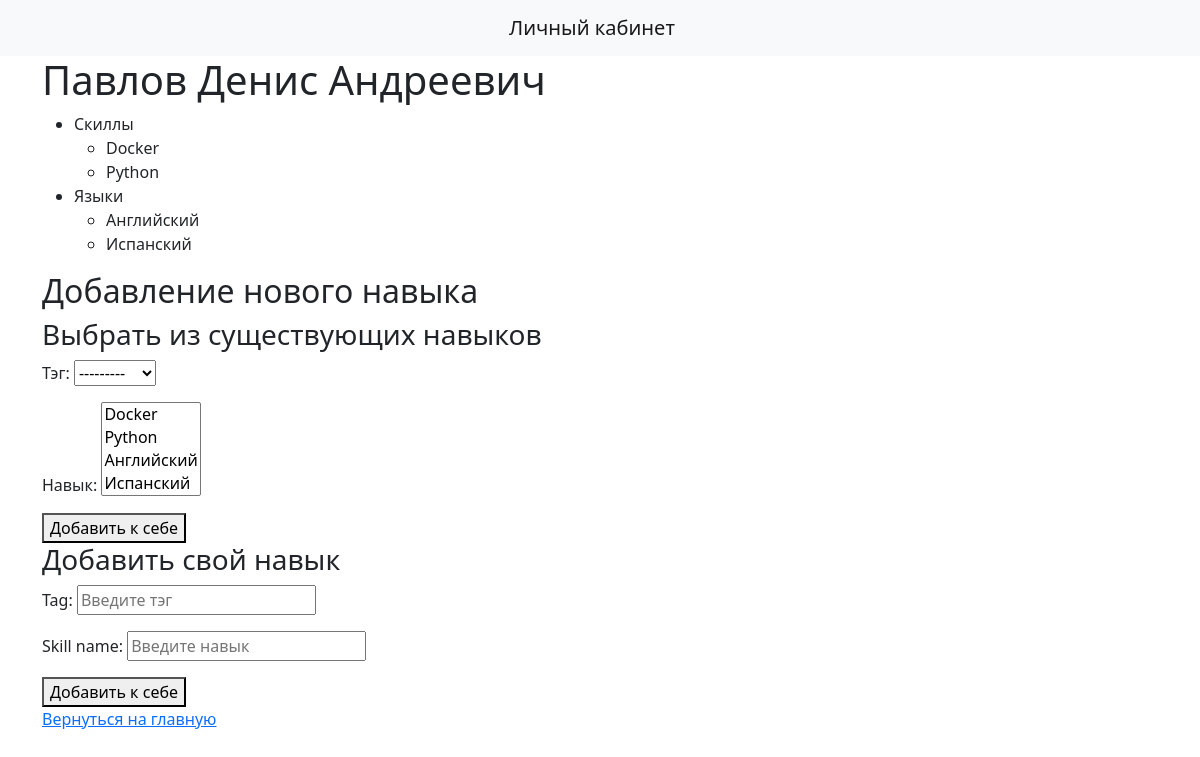
The page /addskill/ (signed in) on the database its author committed.
### account/models.py (models this page shows)
class CustomUser(AbstractUser):
    username = None
    email = models.EmailField("email address", unique=True)
    first_name = models.CharField('Имя', max_length=50)
    second_name = models.CharField('Фамилия', max_length=50)
    third_name = models.CharField('Отчество', max_length=50)
    USERNAME_FIELD = "email" # make the user log in with the email
    REQUIRED_FIELDS = []

class SkillTag(models.Model):
    tag_name = models.CharField(max_length = 50)
    def __str__ (self):
        return self.tag_name

class Skill(models.Model):
    user = models.ManyToManyField(CustomUser, related_name='related_skills', blank=False)
    tag = models.ForeignKey(SkillTag, max_length = 50, on_delete=models.CASCADE)
    skill_name = models.CharField(max_length = 50)
    def __str__ (self):
        return self.skill_name

### account/views.py (the view, shortened to what this page needs)
# urls.py: path('addskill/', add_skill, name='add_skill'),
@login_required
def add_skill(request):
    skills = Skill.objects.all()
    skill_form = SkillForm()
    customskill_form = CustomSkillForm()
    return render(request, 'account/addskill.html', {'customskill_form': customskill_form, 'skill_form': skill_form,'skills': skills,})

### account/forms.py
class CustomSkillForm(forms.ModelForm):
    class Meta:
        model = Skill
        fields = ['tag', 'skill_name']
        widgets = {
            'tag':forms.TextInput(attrs={'placeholder': 'Введите тэг'}),
            'skill_name':forms.TextInput(attrs={'placeholder': 'Введите навык'})
        }

class SkillForm(forms.Form):
    tag = forms.ModelChoiceField(queryset=SkillTag.objects.all(), to_field_name='tag_name', label='Тэг')
    skill = forms.ModelMultipleChoiceField(queryset=Skill.objects.all(), to_field_name='skill_name', label='Навык')

### templates/account/addskill.html (shortened to what this page needs)
{% extends 'base.html' %}
{% block header %}
<nav class="navbar navbar-expand-lg navbar-light bg-light">
  <div class="container d-flex justify-content-center">
    <a class="navbar-brand" href="#">Личный кабинет</a>
  </div>
</nav>
{% endblock %}
{% block content %}
{% if user.is_authenticated %}
<h1>{{request.user.second_name}} {{request.user.first_name}} {{request.user.third_name}}</h1>
{% regroup request.user.related_skills.all by tag as tag_list %}
<ul>
  {% for tag in tag_list %}
      <li>{{ tag.grouper }}
      <ul>
          {% for skill in tag.list %}
            <li>{{ skill.skill_name }}</li>
          {% endfor %}
      </ul>
      </li>
  {% endfor %}
  </ul>
<h2>Добавление нового навыка</h2>
<h3>Выбрать из существующих навыков</h3>
  <form action="{% url 'account:add_skill' %}" method="post">
    {{ skill_form.as_p }}
    <button type="submit">Добавить к себе</button>
  </form>
  <h3>Добавить свой навык</h2>
  <form action="{% url 'account:add_customskill' %}" method="post">
    {{ customskill_form.as_p }}
    <button type="submit">Добавить к себе</button>
  </form>
  <p><a href="{% url 'account:home' %}">Вернуться на главную</a></p>
{% endif %}
{% endblock %}

### rows shown on the page
CustomUser: user.second_name "Павлов", user.first_name "Денис", user.third_name "Андреевич"
SkillTag: grouper "Скиллы"
Skill: skill_name "Docker"
Skill: skill_name "Python"
SkillTag: grouper "Языки"
Skill: skill_name "Английский"
Skill: skill_name "Испанский"
